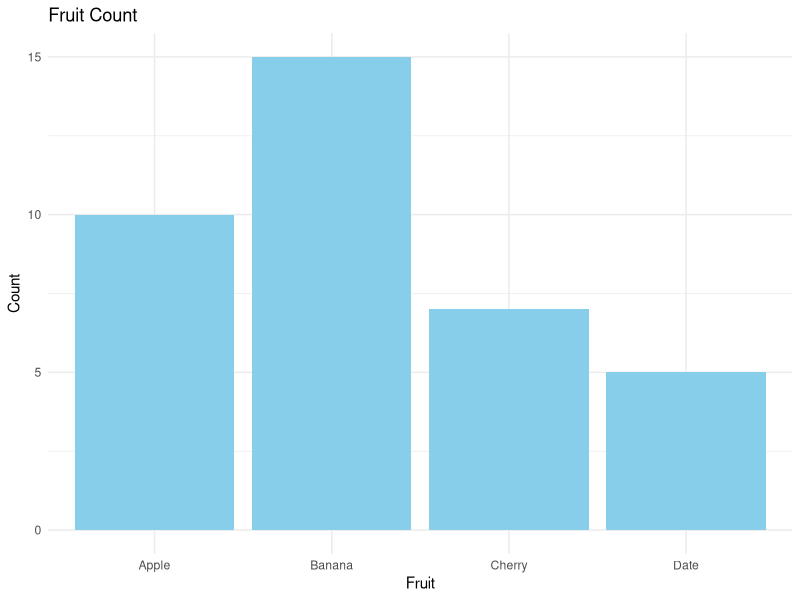

Source code (R):
## ---- chunk 1
# Load the ggplot2 package
library(ggplot2)

# Sample data
df <- data.frame(
  fruit = c("Apple", "Banana", "Cherry", "Date"),
  count = c(10, 15, 7, 5)
)

# Create a bar chart
ggplot(df, aes(x = fruit, y = count)) +
  geom_bar(stat = "identity", fill = "skyblue") +
  labs(title = "Fruit Count", x = "Fruit", y = "Count") +
  theme_minimal()
